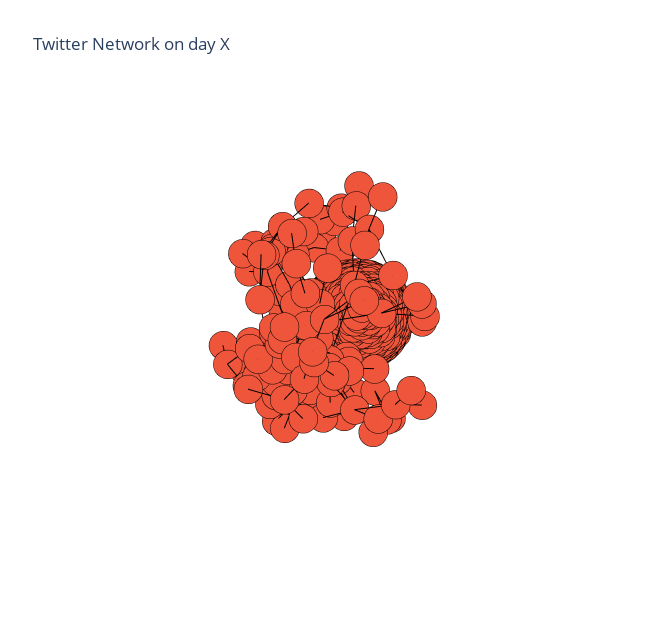

The notebook cell this image was saved under:
### Code cell
netg_3D = nx.spring_layout(G,k = 4/math.sqrt(len(G.nodes())), dim=3, seed=18)

x_nodes = [netg_3D[i][0] for i in G.nodes()]# x-coordinates of nodes
y_nodes = [netg_3D[i][1] for i in G.nodes()]# y-coordinates
z_nodes = [netg_3D[i][2] for i in G.nodes()]# z-coordinates


edge_list = G.edges()

x_edges=[]
y_edges=[]
z_edges=[]

#need to fill these with all of the coordiates
for edge in edge_list:
    #format: [beginning,ending,None]
    x_coords = [netg_3D[edge[0]][0],netg_3D[edge[1]][0],None]
    x_edges += x_coords

    y_coords = [netg_3D[edge[0]][1],netg_3D[edge[1]][1],None]
    y_edges += y_coords

    z_coords = [netg_3D[edge[0]][2],netg_3D[edge[1]][2],None]
    z_edges += z_coords
    
#create a trace for the edges
trace_edges = go.Scatter3d(x=x_edges,
                        y=y_edges,
                        z=z_edges,
                        mode='lines',
                        line=dict(color='black', width=2),
                        hoverinfo='none')

#create a trace for the nodes
trace_nodes = go.Scatter3d(x=x_nodes,
                         y=y_nodes,
                        z=z_nodes,
                        mode='markers',
                        marker=dict(symbol='circle',
                                    size=10,
                                    line=dict(color='black', width=0.5)),
                        text=[],
                        hoverinfo='text')


                                    #color=community_label, #color the nodes according to their community
                                    #colorscale=['lightgreen','magenta'], #either green or mageneta
        #club_labels
        
        
#we need to set the axis for the plot 
axis = dict(showbackground=False,
            showline=False,
            zeroline=False,
            showgrid=False,
            showticklabels=False,
            title='')


#also need to create the layout for our plot
layout = go.Layout(title="Twitter Network on day X",
                width=650,
                height=625,
                showlegend=False,
                scene=dict(xaxis=dict(axis),
                        yaxis=dict(axis),
                        zaxis=dict(axis),
                        ),
                margin=dict(t=100),
                hovermode='closest')

#Include the traces we want to plot and create a figure
data = [trace_edges, trace_nodes]
fig = go.Figure(data=data, layout=layout)

fig.show()

### Figure 1 — Plotly figure (JSON) as saved in the notebook; plotly's stock layout.template omitted (floating-point values rounded to 4 significant figures; data arrays with more than 128 entries replaced by an {"elided": "..."} marker saying what was removed)
{"data": [{"hoverinfo": "none", "line": {"color": "black", "width": 2}, "mode": "lines", "type": "scatter3d", "x": {"elided": "7155 float values"}, "y": {"elided": "7155 float values"}, "z": {"elided": "7155 float values"}}, {"hoverinfo": "text", "marker": {"line": {"color": "black", "width": 0.5}, "size": 10, "symbol": "circle"}, "mode": "markers", "text": [], "type": "scatter3d", "x": {"elided": "1378 float values"}, "y": {"elided": "1378 float values"}, "z": {"elided": "1378 float values"}}], "layout": {"height": 625, "hovermode": "closest", "margin": {"t": 100}, "scene": {"xaxis": {"showbackground": false, "showgrid": false, "showline": false, "showticklabels": false, "title": {"text": ""}, "zeroline": false}, "yaxis": {"showbackground": false, "showgrid": false, "showline": false, "showticklabels": false, "title": {"text": ""}, "zeroline": false}, "zaxis": {"showbackground": false, "showgrid": false, "showline": false, "showticklabels": false, "title": {"text": ""}, "zeroline": false}}, "showlegend": false, "title": {"text": "Twitter Network on day X"}, "width": 650}}
